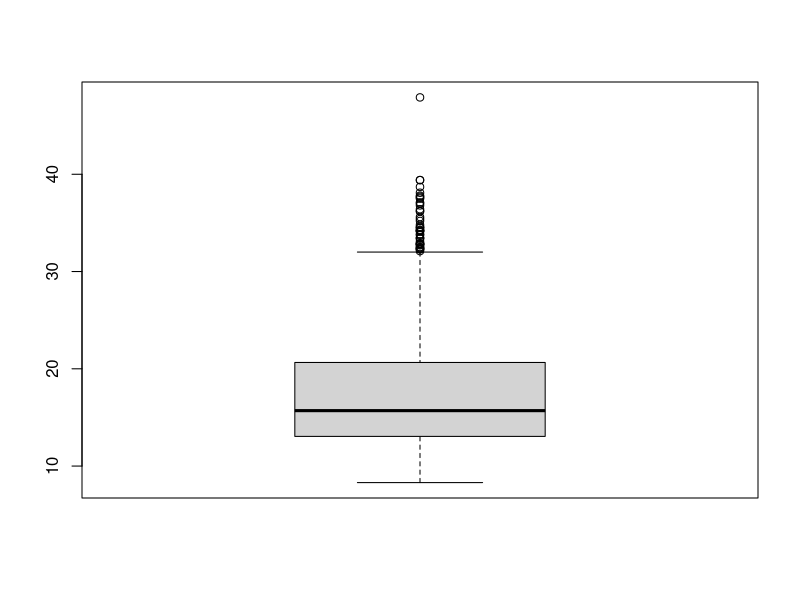
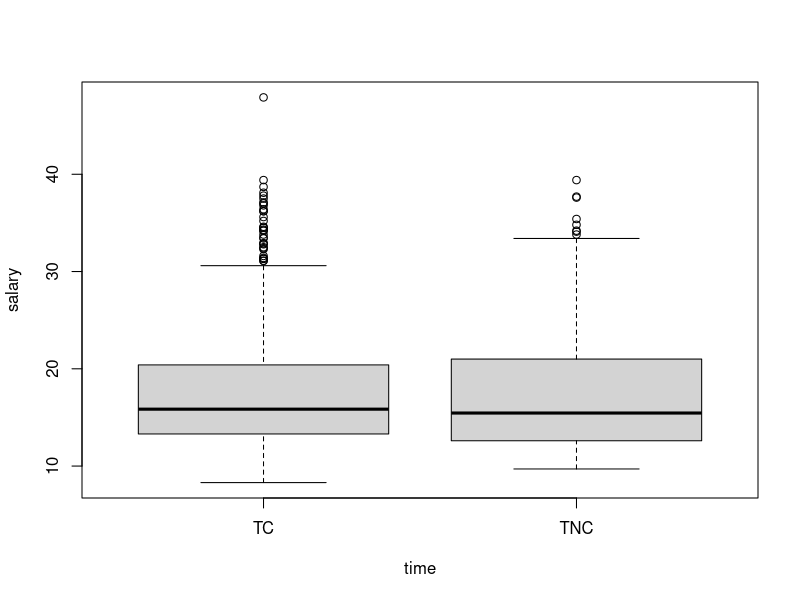
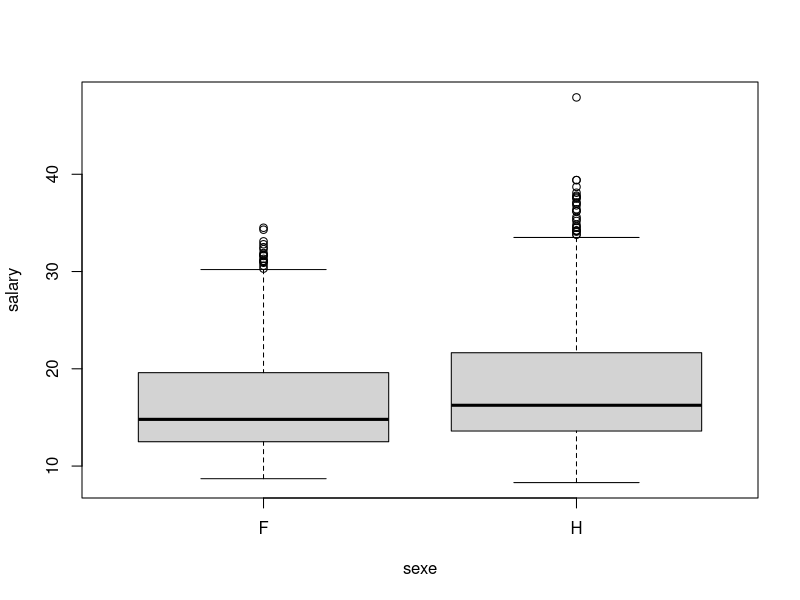
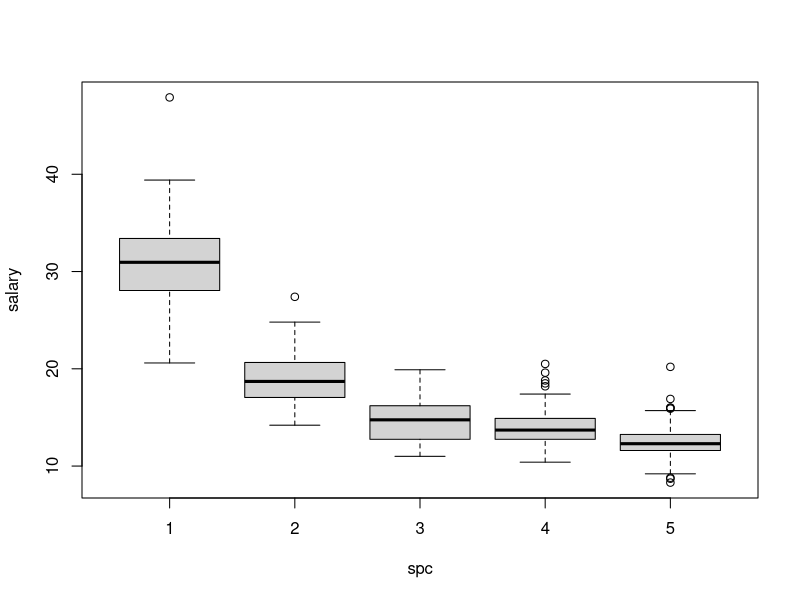
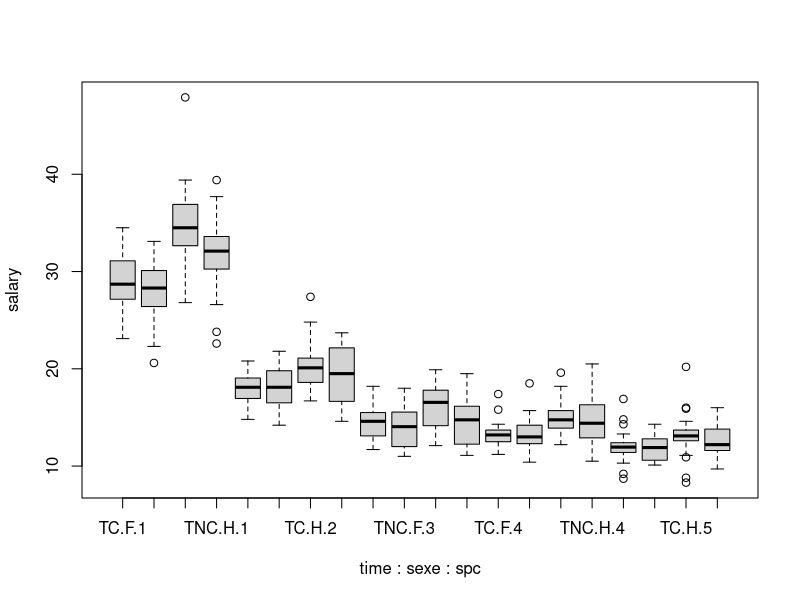
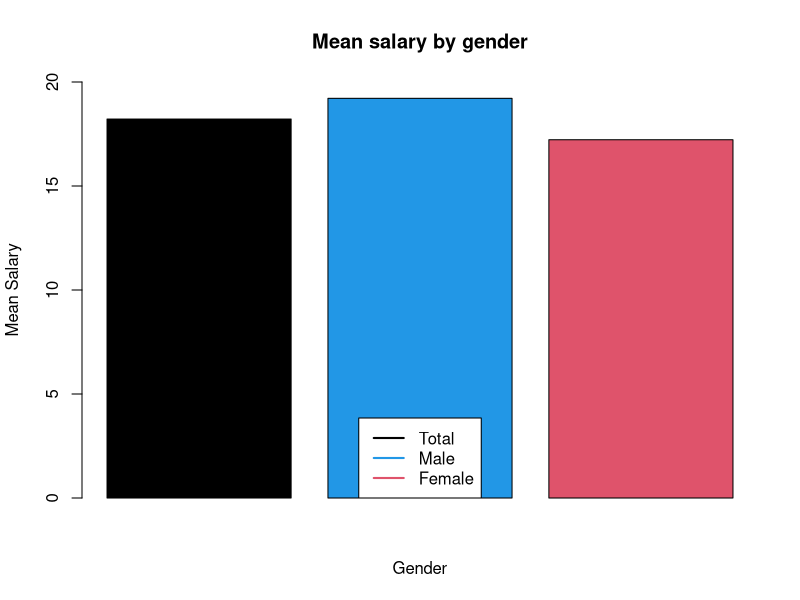

Here is the R script that generated these plots, in order:
# Packages ----------------------------------------------------------------

library("ggplot2")


# Data --------------------------------------------------------------------

data <- read.csv2("Data/data.csv",header=TRUE)
data <- subset(data,time!="TP")

data1 <- data[rep(1:nrow(data),each=5),]
data2 <- data.frame(data$X1,data$X2,data$X3,data$X4,data$X5)
data3 <- data.frame(data1$id,data1$time,data1$sexe)

vec <- NULL
for(i in 1:nrow(data2)){
  vec1 <- data2[i,]
  vec <- c(vec,t(vec1))
}

vec <- as.data.frame(vec)

data4 <- data.frame(data3,vec)

cat <- c(rep(c(1,2,3,4,5),132))

data <- data.frame(data4,cat)

colnames(data) <- c("id","time","sexe","salary","spc")

attach(data)

salary<-as.numeric(salary)


# Descriptive analysis ----------------------------------------------------


boxplot(salary, data=data)
boxplot(salary~time,data=data)
boxplot(salary~sexe,data=data)
boxplot(salary~spc,data=data)

boxplot(salary~time+sexe+spc,data=data)

?barplot

dataH<-subset(data,sexe=="H")
dataF<-subset(data,sexe=="F")

s.mean<-mean(data$salary,na.rm=TRUE)
s.mean.H<-mean(dataH$salary,na.rm=TRUE)
s.mean.F<-mean(dataF$salary,na.rm = TRUE)

?barplot
barplot(c(s.mean,s.mean.H,s.mean.F),col=c(1,4,2),main = "Mean salary by gender", ylim=c(0,20) , ylab="Mean Salary",xlab="Gender")
legend("bottom", c("Total","Male","Female")
       , lty=c(1,1,1) , lwd=c(2,2,2), 
       col=c(1,4,2))
